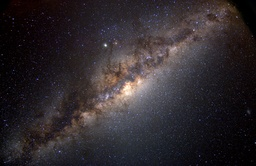
#> input picture imgs/apod080104.jpg, 256 x 166 px, shrunk from 1800 x 1164 before the run, given in place of andromeda.png, which was not available
$ python scale_scenes.py
#> lines starting #> are read from the running program, lines starting #| are printed output that depends on the picture; after the words box and inside, x2 and y2 are one past the last pixel; in counts of white or black regions, pixels touching at a corner belong together; pictures that were not available may be replaced by others from this repository, and a replacement may not be noted
### presentation/assets/scripts/animobj.py
#!/usr/bin/env python3
"""
Animate the propagation of light for presentations
"""
import os
import itertools as it
import numpy as np
from scipy import ndimage
from PIL import Image
import cv2
# import manimlib
# check out
# https://talkingphysics.wordpress.com/2019/01/08/getting-started-animating-with-manim-and-python-3-7/
# also check out
# https://github.com/3b1b/manim/blob/master/manimlib/mobject/mobject.py
# https://github.com/3b1b/manim/blob/master/manimlib/mobject/types/image_mobject.py


def compile_config(obj, kwargs, caller_locals={}):
    """
    Sets a class' init args and CONFIG values as local variables

    Args:
        obj <instance> - class instance
        kwargs <dict> - keywords directly passed to the class' __init__

    Kwargs:
        caller_locals <dict> - additional locals to set

    Return:
        None
    """
    classes_in_hierarchy = [obj.__class__]
    static_configs = []
    while len(classes_in_hierarchy) > 0:
        cls = classes_in_hierarchy.pop()
        classes_in_hierarchy += cls.__bases__
        if hasattr(cls, "CONFIG"):
            static_configs.append(cls.CONFIG)
    # sanitize
    locs = caller_locals.copy()
    for arg in ["self", "kwargs"]:
        locs.pop(arg, caller_locals)
    all_dcts = [kwargs, locs, obj.__dict__]
    all_dcts += static_configs
    obj.__dict__ = recurse_merge(*reversed(all_dcts))


def recurse_merge(*dicts):
    """
    Recursive merge of dictionaries
    Entries of later dictionaries override earier ones

    Args:
        <*dicts> - iteration of dictionaries to merge

    Kwargs:
        None

    Return:
        <dict> - single, fully merged dictionary
    """
    dct = dict()
    all_items = it.chain(*[d.items() for d in dicts])
    for key, val in all_items:
        if key in dct and isinstance(dct[key], dict) and isinstance(val, dict):
            dct[key] = recurse_merge(dct[key], val)
        else:
            dct[key] = val
    return dct


class AnimObj(object):
    CONFIG = dict(
        image_mode="RGBA",
        size=1.,
        scale=1.,
        flip=True,
        alignment=0.,
    )

    DEG2RAD = np.pi/180
    SQRT2 = np.sqrt(2)

    def __init__(self, basename, ext=".png", imgdir="imgs/",
                 position=0j, rotation=0,
                 **kwargs):
        """
        Args:
            basename <str> - name of an image object

        Kwargs:
            ext <str> -
            imgdir <str> -
            position <tuple/tuple|list|np.ndarray> - position of the image
            rotate
            kwargs
        """
        AnimObj.parse_config(self, kwargs)
        self.filename = os.path.join(imgdir, basename+ext)
        self.steps = 0
        self.position = position
        if isinstance(position, complex):
            self.position = position
        elif isinstance(position, (tuple, list, np.ndarray)):
            self.position = position[0] + 1j*position[1]
        image = Image.open(self.filename).convert(self.image_mode)
        self.pixel_array = np.array(image)
        if self.flip:
            self.pixel_array = np.fliplr(self.pixel_array)
        self.image = image
        if rotation > 0:
            self.rotate(rotation)

    @staticmethod
    def parse_config(obj, kwargs, caller_locals={}):
        """
        Wrapper for `compile_config`
        """
        compile_config(obj, kwargs, caller_locals=caller_locals)

    def reset(self, position, phase_io=None, scale=1., rotation=0):
        """
        Reset the photon
        """
        self.steps = 0
        self.alignment = 0
        self.scale = scale
        self.pixel_array = np.array(self.image)
        if self.flip:
            self.pixel_array = np.fliplr(self.pixel_array)
        if isinstance(position, complex):
            self.position = position
            theta = np.arctan2(self.position.imag, self.position.real) \
                / AnimObj.DEG2RAD
        elif isinstance(position, (int, float)):
            self.position = position + 0j
            theta = 0
        elif isinstance(position, (tuple, list, np.ndarray)):
            self.position = position[0] + position[1]*1j
            theta = np.arctan2(self.position.imag, self.position.real) \
                / AnimObj.DEG2RAD
        if theta != 0:
            self.rotate(theta, inplace=True)
        if phase_io:
            self.phase_io(phase_io)
        if rotation > 0:
            self.rotate(rotation)

    def increment(self):
        self.steps += 1

    @property
    def aspect(self):
        h, w, _ = self.pixel_array.shape
        return h / w

    @property
    def extent(self):
        x, y = self.position.real, self.position.imag
        w2 = 0.5 * self.size * self.scale
        h2 = 0.5 * self.size * self.scale * self.aspect
        l, r, b, t = x-w2, x+w2, y-h2, y+h2
        xtnt = [l, r, b, t]
        return xtnt

    # [5 lines left out: function bounding_radius, not called in this run]

    @property
    def distance(self):
        return abs(self.position)

    def move(self, delta, radial=False, limit=0, increment=True):
        """
        Move the center position of objects

        Args:
            delta <int|float/complex/tuple|list|np.ndarray> - translation added to position

        Kwargs:
            radial <bool> - radially move the position to the center
        """
        if radial:
            if isinstance(delta, (int, float)):
                r = abs(self.position) - delta*AnimObj.SQRT2
                theta = np.arctan2(self.position.imag, self.position.real)
                r = max(r, limit)
                self.position = r * np.e**(1j*theta)
            elif isinstance(delta, complex):
                r = abs(self.position + delta)
                theta = np.arctan2(self.position.imag, self.position.real)
                r = max(r, limit)
                self.position = r * np.e**(1j*theta)
            elif isinstance(delta, (tuple, list, np.ndarray)):
                r = abs(self.position + complex(delta[0], delta[1]))
                theta = np.arctan2(self.position.imag, self.position.real)
                r = max(r, limit)
                self.position = r * np.e**(1j*theta)
        else:
            if isinstance(delta, (int, float)):
                self.position += delta + 1j*delta
            elif isinstance(delta, complex):
                self.position += delta
            elif isinstance(delta, (tuple, list, np.ndarray)):
                self.position.real += delta[0]
                self.position.imag += delta[1]
        if increment:
            self.increment()

    def rotate(self, theta, inplace=True):
        """
        """
        self.alignment = (self.alignment + theta) % 360
        self.pixel_array = ndimage.rotate(self.pixel_array, theta, reshape=True)
        if not inplace:
            self.position = self.position * np.e**(1j*theta*AnimObj.DEG2RAD)

    def phase_io(self, ratio):
        """
        Phase objects in or out by alpha channel multiplication

        Args:
            ratio <float> - relative phase ratio
        """
        alpha = self.pixel_array[:, :, 3]
        factor = 1. + ratio
        self.pixel_array[:, :, 3] = cv2.multiply(alpha, factor)

    def phase_shift(self, ratio):
        """
        Phase objects in or out by alpha channel multiplication

        Args:
            ratio <float> - relative phase ratio
        """
        alpha = self.pixel_array[:, :, 3]
        msk = alpha > 0
        if self.pixel_array.dtype == np.uint8:
            shift = np.uint8(max(1, abs(ratio)*255))
        else:
            shift = abs(ratio)
        if ratio > 0:
            self.pixel_array[:, :, 3] = cv2.add(self.pixel_array[:, :, 3], msk*shift)
        else:
            self.pixel_array[:, :, 3] = cv2.subtract(self.pixel_array[:, :, 3], msk*shift)

    # [8 lines left out: function rescale, not called in this run]

### presentation/assets/scripts/astroobj.py
#!/usr/bin/env python3
"""
Animation objects for astronomical bodies
"""
import numpy as np
import matplotlib.pyplot as plt
import matplotlib.animation as anima
from animobj import AnimObj


class AstroObj(AnimObj):
    """
    Base class for all astro animations
    """
    def __init__(self, suffix, **kwargs):
        AstroObj.parse_config(self, kwargs)
        if isinstance(suffix, int):
            suffix = str(suffix)
        basename = "".join([self.basename, str(suffix)])
        AnimObj.__init__(self, basename, **kwargs)


class Photon(AstroObj):
    CONFIG = dict(
        basename="arrowp",
        stypes=[str(nmbr) for nmbr in range(1, 10)],
    )


class Earth(AstroObj):
    CONFIG = dict(
        flip=False,
        basename="earth",
        stypes=[""]
    )


class Star(AstroObj):
    CONFIG = dict(
        flip=False,
        basename="star",
        stypes=[str(nmbr) for nmbr in range(1, 8)],
    )


class StarCluster(AstroObj):
    CONFIG = dict(
        flip=False,
        basename="scluster",
        stypes=[str(nmbr) for nmbr in range(1, 9)],
    )


class Galaxy(AstroObj):
    CONFIG = dict(
        flip=False,
        basename="galaxy",
        stypes=[str(nmbr) for nmbr in range(1, 10)],
    )


class ProtoGalaxy(AstroObj):
    CONFIG = dict(
        flip=False,
        basename="proto_galaxy",
        stypes=[str(nmbr) for nmbr in range(1, 5)],
    )


class CosmicMB(AstroObj):
    CONFIG = dict(
        basename="cmb",
        stypes=[str(nmbr) for nmbr in range(1, 6)],
    )

### presentation/assets/scripts/scale_scenes.py
#!/usr/bin/env python3
"""
Animation scenes for presentations
"""
import numpy as np
import matplotlib.pyplot as plt
import matplotlib.animation as anima
from animobj import AnimObj
from astroobj import Photon


# [287 lines left out: functions turn_on, lamplight, lamp_scene, fuse, sunlight, sun_scene and 3 more, not called in this run]


###############################################################################
def peerout():
    global objs, imgs

    ax = plt.gca()
    andromeda = AnimObj('scenes/andromeda', position=0.5+0.1j, scale=4, flip=False)
    aimg = ax.imshow(andromeda.pixel_array, extent=andromeda.extent)

    objs = [andromeda]
    imgs = [aimg]
    ax.set_xlim(andromeda.extent[0], andromeda.extent[1])
    ax.set_ylim(andromeda.extent[2], andromeda.extent[3])


def galaxylight(i, dx):
    ax = plt.gca()

    for p in objs:
        p.increment()

    pos = 1.75+0.6j
    if N_photons > len(photons):
        photon = Photon(suffix="9", position=pos, scale=pscale)
        theta = np.arctan2(pos.imag, pos.real)/AnimObj.DEG2RAD
        photon.rotate(theta, inplace=True)
        photon.phase_io(-0.99)
        photons.append(photon)
        pimg = ax.imshow(photon.pixel_array, extent=photon.extent)
        pimgs.append(pimg)

    for p, photon in enumerate(photons):
        pimg = pimgs[p]

        # move
        photon.move(dx, radial=True, increment=True)
        pimg.set_data(photon.pixel_array)
        pimg.set_extent(photon.extent)

        # reset
        if photon.distance <= 0:
            photon.reset(pos, phase_io=-0.99, scale=pscale, rotation=0)

        # phase in and out
        inc = 0.05
        phasein = int(0.5/inc)
        if photon.steps < phasein:
            photon.phase_shift(inc)
        if photon.distance <= offset:
            photon.phase_shift(-inc)


def andromeda_scene():
    global offset, nframes, verbose
    verbose = True
    aspect = (16, 10)
    fps = 60                  # Hz
    duration = 4              # s
    nframes = duration * fps  # 240
    dt = 1000/fps             # ms
    offset = 0.4              # length units
    dx = 0.02                 # length units

    global photons, pimgs, N_photons, pscale
    N_photons = 1
    photons = []
    pimgs = []
    pscale = 0.5
    global objs, imgs
    objs = []
    imgs = []

    plt.style.use('dark_background')
    fig = plt.figure(figsize=aspect)
    ax = fig.add_subplot(111)
    ax.set_aspect('equal')
    ax.set_axis_off()

    nframes = int(0.5*nframes)
    a = anima.FuncAnimation(
        fig, galaxylight, init_func=peerout, fargs=(dx,),
        frames=nframes+7, interval=dt
    )
    savename = 'andromeda_u'
    ext = 'mp4'
    a.save("{}.{}".format(savename, ext), fps=fps)
#> call 2 of __init__, with basename = 'arrowp9', ext = '.png', imgdir = 'imgs/', rotation = 0
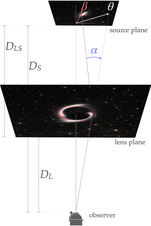
#> input picture imgs/geometrics.png, 151 x 226 px, shrunk from 1062 x 1590 before the run, given in place of arrowp9.png, which was not available
#> in __init__, image is the input picture: PIL image 151x226 RGBA; mean R, G, B, A 192.5, 191.9, 192, 255
#> in rotate, `self.pixel_array = ndimage.rotate(self.pixel_array, theta, reshape=True)`:
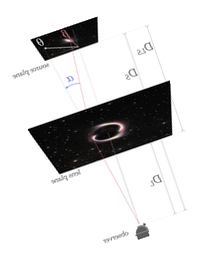
#> self.pixel_array: shape (263, 216, 4); mean R, G, B, A 114, 113.6, 113.7, 151.5; transparent parts drawn white
#> in phase_io, `alpha = self.pixel_array[:, :, 3]`:
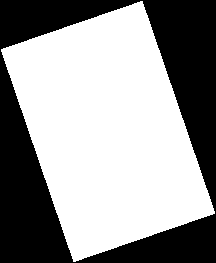
#> alpha: shape (263, 216); 59.4% white; 1 black region, box (x1, y1, x2, y2) and area: (0, 0, 216, 263) 23058
#> call 3 of galaxylight, with i = 2, dx = 0.02
#> after the loop in galaxylight (call 3), `for p, photon in enumerate(photons):`:
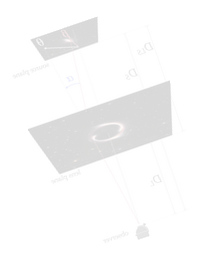
#> photon.pixel_array: shape (263, 216, 4); mean R, G, B, A 114, 113.6, 113.7, 23.2; transparent parts drawn white
#> after the loop in galaxylight (call 5), `for p, photon in enumerate(photons):`:
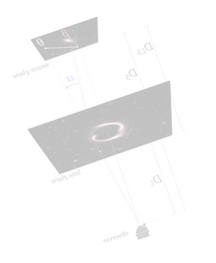
#> photon.pixel_array: shape (263, 216, 4); mean R, G, B, A 114, 113.6, 113.7, 37.4; transparent parts drawn white
#> after the loop in galaxylight (call 7), `for p, photon in enumerate(photons):`:
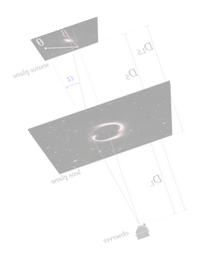
#> photon.pixel_array: shape (263, 216, 4); mean R, G, B, A 114, 113.6, 113.7, 51.7; transparent parts drawn white
#> after the loop in galaxylight (call 9), `for p, photon in enumerate(photons):`:
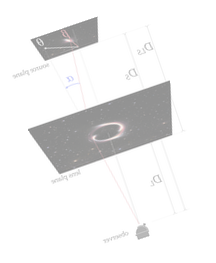
#> photon.pixel_array: shape (263, 216, 4); mean R, G, B, A 114, 113.6, 113.7, 65.9; transparent parts drawn white


if __name__ == "__main__":

    # lamp_scene()

    # sun_scene()

    # centauri_scene()

    andromeda_scene()
